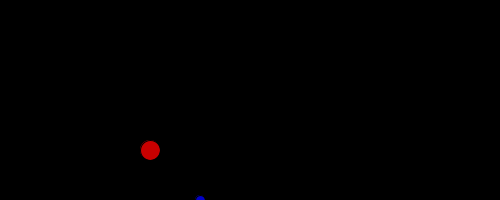
Frame 1 (no input)
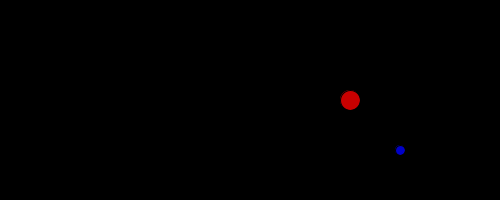
Frame 60 (the mouse pressed at the canvas centre just before this capture)
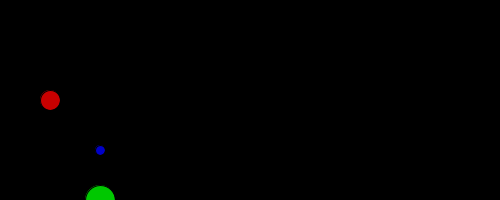
Frame 120 (the mouse held since frame 60 and released just before this capture)

The Processing sketch that drew these frames (run headless with seeded random() and noise(); from frame 60 on, the mouse is pressed at the canvas centre):

// Processing sketch: processing_58515
// ── processing_58515.pde


color e = color(200,0,0);
float x = 100;
float y = 100;
float speed = 50;

void setup() {
  size(500,200);
}

void draw() {
  background(0);
  move();
  display();
}

void move() {
  x = x + speed;
  if (x > width) {
    x = 0;
  }
  y= y+ speed;
  if(y>height) {
    y=0;
  }
}

void display() {
  fill(e);
  ellipse(x,y,20,20);
  fill(0,200,0);
  ellipse(x*2,y*2,30,30);
  fill(0,0,200);
  ellipse(x+50,y+50,10,10);
}

class Ebru {
  color c;
  float xpos;
  float ypos;
  float xspeed;
  
  Ebru() {
    e=color(300);
    xpos=width/2;
    ypos=height/2;
    xspeed=2;
  }
  
  void display() {
    ellipseMode(BOTTOM);
    fill(e);
    ellipse(xpos,ypos,40,40);
  }
  
  void drive() {
    xpos=xpos+xspeed;
    if (xpos>width) {
      xpos=0;
      
    }
  }
}
